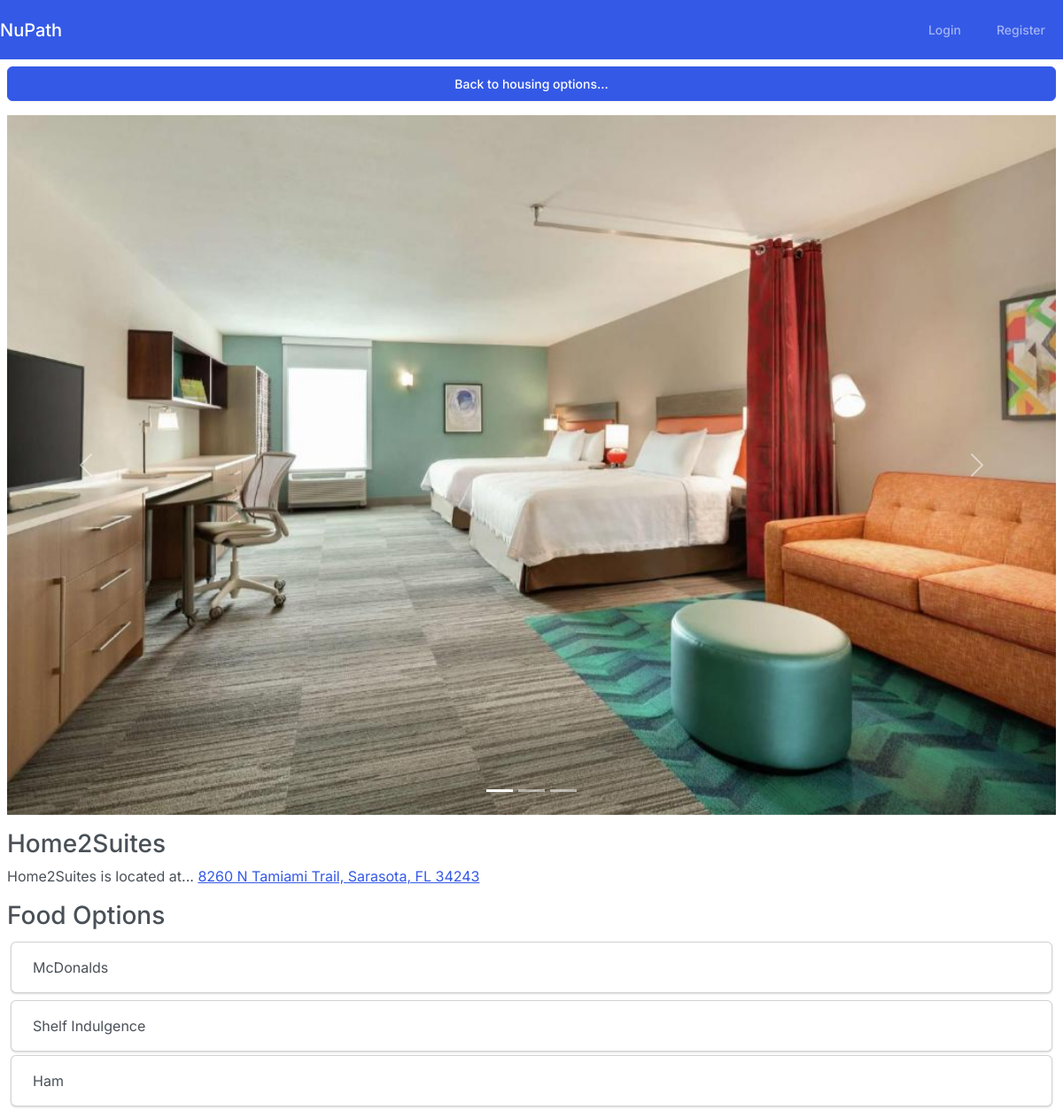
Page /dormview/1 on the committed database.
### Features/models.py (models this page shows, shortened)
class Dorms(models.Model):
    dormtype = models.CharField(max_length=200)
    address = models.CharField(max_length=200)
    dormpic1 = models.ImageField(upload_to='dormview', default='default.webp', blank=True) #THIS ONLY WORKS WITH MEDIA FILE. FOR SOME REASON
    dormpic2 = models.ImageField(upload_to='dormview', default='default.webp', blank=True)
    dormpic3 = models.ImageField(upload_to='dormview', default='default.webp', blank=True)
    foodoptions = models.CharField(max_length=200, blank=True)
    is_current_dorm = models.BooleanField(default=False)
    """
    WE'RE NOT EVEN DOING THIS BECAUSE THERE'S NO TIME WHO CARES
    Talking to myself here so I don't forget, but we should store with the user what dorm they have
    saved & their dorm number to a profile. We would use a manytoone for this.
    It should be that a User can only pick one dorm, but that one dorm can be selected by many users.

    This field would be this, in a user profile:
        user_dorm = models.ForeignKey(Dorm, blank=True)
    Then, the views page for dormview would check whether the viewing user's dorm matched the page's dorm, rather than a boolean.
    """
    def get_address(self):
        return self.address #returns address as a string
    def get_foodoptions_list(self):
        return str(self.foodoptions).split(', ') #returns food options as a list

### Features/views.py (the view)
# urls.py: path('dormview/<int:dorm>', features_views.dormview, name='dormview'),
@require_http_methods(["GET", "POST"])
def dormview(request, dorm):
    dorm = Dorms.objects.get(id=dorm)
    """
    current_dorm = Dorms.objects.filter(is_current_dorm=True)

    if request.method == "POST":
        if 'select' in request.POST:
            current_dormview = request.POST.get('current_dormview', '') # gets object id to set it to true/false!
            dormselect = Dorms.objects.get(id=current_dormview) #get just the dorm you're looking at
            dormselect.is_current_dorm = not dormselect.is_current_dorm #toggle the dorm
            dormselect.save()

        for other_dorm in current_dorm: # unselects anything other dorm selected as true!
            if other_dorm != dormselect:
                other_dorm.is_current_dorm = False
                other_dorm.save() #don't forget to save!

        return redirect('dormview', dorm=dorm.id)

        There's just straight up no time to fix this.
    """
    context = {
        'dorm': dorm,
    }
    return render(request, 'Features/dormview.html', context)

### Features/templates/Features/dormview.html (shortened to what this page needs)
{% extends './base.html' %}
{% load static %}
    {% block content %}
    <a class="btn btn-primary m-2" href="{% url 'dorms' %}">Back to housing options...</a>
    {% if dorm.dormtype != 'Off Campus' %}
        <div id="carouselExampleIndicators" class="carousel slide m-2" data-bs-ride="carousel">
            <div class="carousel-indicators">
              <button type="button" data-bs-target="#carouselExampleIndicators" data-bs-slide-to="0" class="active" aria-current="true" aria-label="Slide 1"></button>
              <button type="button" data-bs-target="#carouselExampleIndicators" data-bs-slide-to="1" aria-label="Slide 2"></button>
              <button type="button" data-bs-target="#carouselExampleIndicators" data-bs-slide-to="2" aria-label="Slide 3"></button>
            </div>
            <div class="carousel-inner">
              <div class="carousel-item active">
                <img src="{{ dorm.dormpic1.url }}" class="d-block w-100" alt="...">
              </div>
            </div>
            <button class="carousel-control-prev" type="button" data-bs-target="#carouselExampleIndicators" data-bs-slide="prev">
              <span class="carousel-control-prev-icon" aria-hidden="true"></span>
            </button>
            <button class="carousel-control-next" type="button" data-bs-target="#carouselExampleIndicators" data-bs-slide="next">
              <span class="carousel-control-next-icon" aria-hidden="true"></span>
            </button>
          </div>
          <div class="m-2">
            <h3>{{ dorm.dormtype }}</h3>
            <p>
                {{ dorm.dormtype }} is located at... <a target="_blank" rel="noopener noreferrer" href="http://maps.apple.com/?q={{dorm.get_address}}">{{ dorm.get_address }}</a><br>
            </p>
            <h3>Food Options</h3>
            <div class="card-deck">
                <div class="d-flex align-items-stretch">
                    {% for option in dorm.get_foodoptions_list %}
                    <div class="card card-body m-1">{{ option }}</div>
                    </div>
                    {% endfor %}
                </div>
        {% else %}
          <div class="m-2">
          <h1> Looks like you don't live on campus... </h1>
          <p> Have you tried looking at the <a href="{% url 'resources' %}">resources</a> page instead? </p>
          </div>
        {% endif %}
    {% endblock %}

### Features/templates/Features/dormview.html (style rules this page uses)
.carousel-item img { max-block-size: 50%; }

### rows in the picture
Dorms: dormpic1 (picture), dormtype "Home2Suites", get_address "8260 N Tamiami Trail, Sarasota, FL 34243"

### other values in the picture
{{ option }} "McDonalds" "Shelf Indulgence" "Ham"
